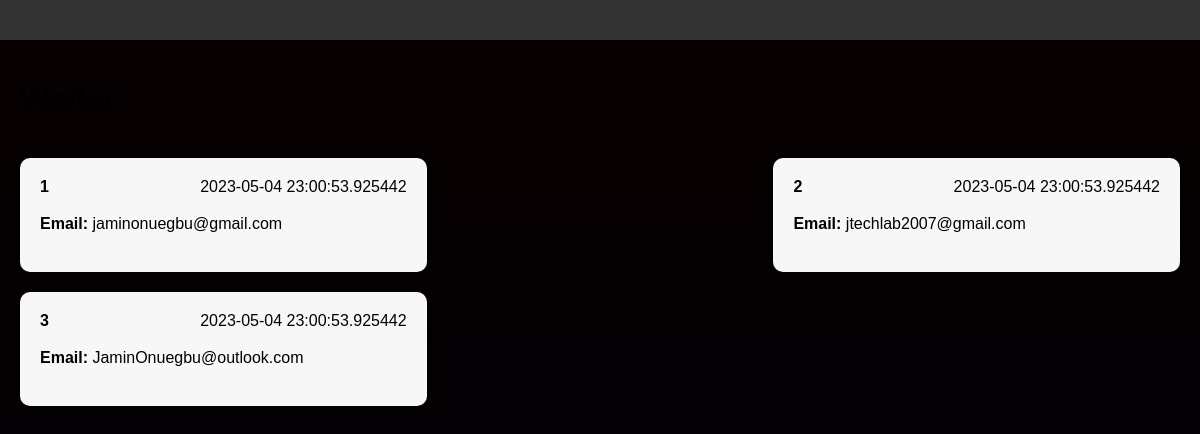
Page /h/list on the earlier database version.
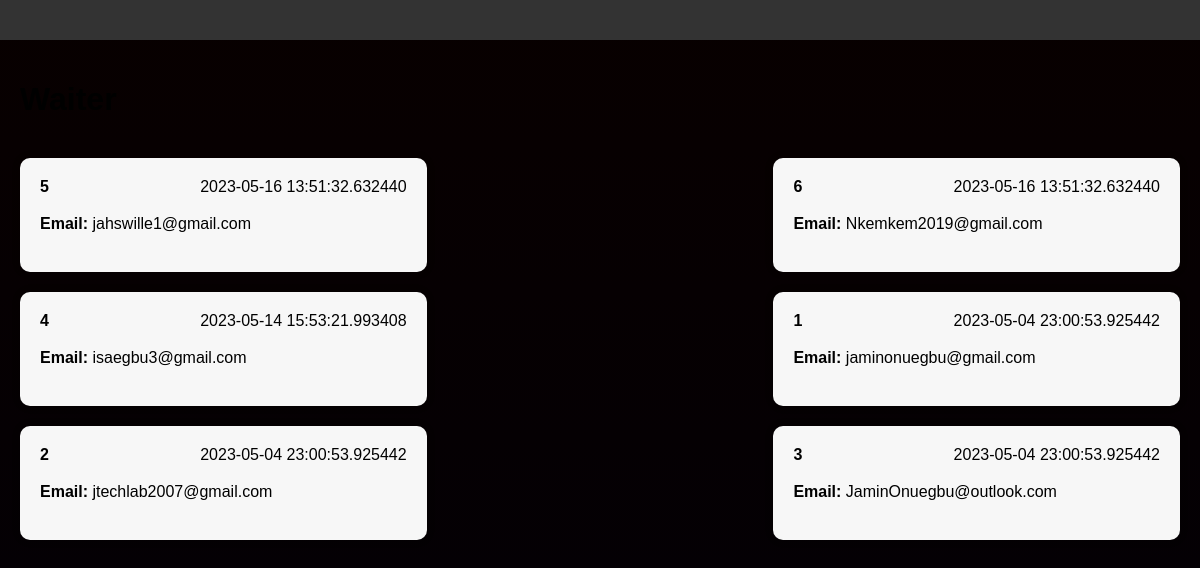
Same page on the later database version.
### main.py (models this page shows)
class Waiter(db.Model):
    id = db.Column(db.Integer, primary_key=True)
    email = db.Column(db.String(50), unique=True, nullable=False)
    date = db.Column(db.DateTime, default=datetime.datetime.utcnow())

### main.py (the view)
@app.route('/h/list')
def list_html():
    list = Waiter.query.order_by(Waiter.date.desc()).all()
    return render_template('list.html', list=list)

### templates/list.html (shortened to what this page needs)
<!DOCTYPE html>
<html lang="en">
<head>
    <link rel="stylesheet" href="{{url_for('static', filename='style.css')}}">
  </head>
  <body>
    <header>
    </header>
    <main>
      <h1>Waiter</h1>
      <div class="messages-container">
        {% for waiter in list %}
        <div class="message">
          <div class="message-header">
            <strong>{{ waiter.id }}</strong>
            <span>{{ waiter.date }}</span>
          </div>
          <div class="message-body">
            <p><strong>Email:</strong> {{ waiter.email }}</p>
          </div>
        </div>
        {% endfor %}
      </div>
    </main>
  </body>
</html>

### static/style.css (style rules this page uses)
body { background: linear-gradient(to bottom, #080000, #040004); font-family: Arial, sans-serif; margin: 0; padding: 0; }
header { background-color: #333; color: #fff; display: flex; justify-content: space-between; align-items: center; padding: 20px; }
main { padding: 20px; }
.messages-container { display: flex; flex-wrap: wrap; justify-content: space-between; margin-top: 40px; }
.message { background-color: #f7f7f7; border-radius: 10px; box-shadow: 0px 0px 10px rgba(0, 0, 0, 0.1); flex-basis: calc(33.33% - 20px); margin-bottom: 20px; padding: 20px; }
.message-header { display: flex; justify-content: space-between; margin-bottom: 10px; }
.message-body { line-height: 1.5; }

Differences in the rows shown:
added Waiter: id "5", date "2023-05-16 13:51:32.632440", email "jahswille1@gmail.com"
added Waiter: id "6", date "2023-05-16 13:51:32.632440", email "Nkemkem2019@gmail.com"
added Waiter: id "4", date "2023-05-14 15:53:21.993408", email "isaegbu3@gmail.com"
